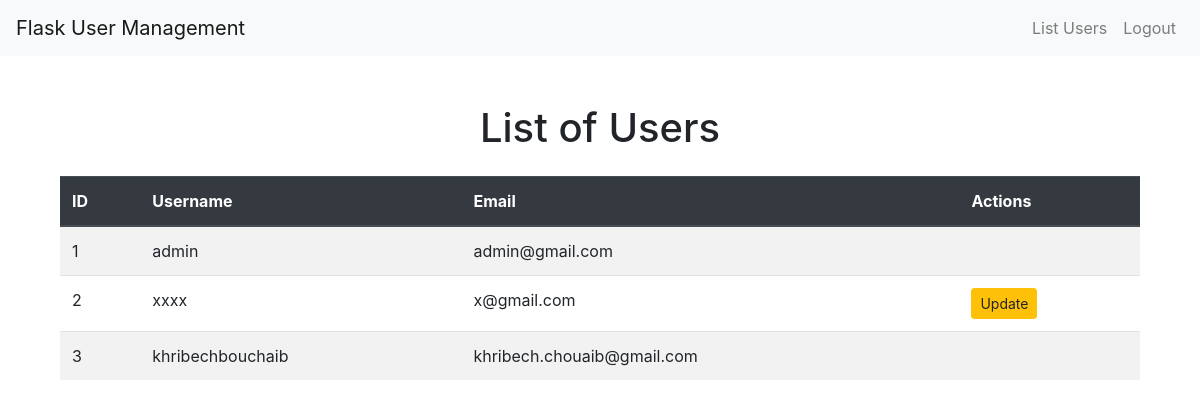
Page /list_users (signed in) on the earlier database version.
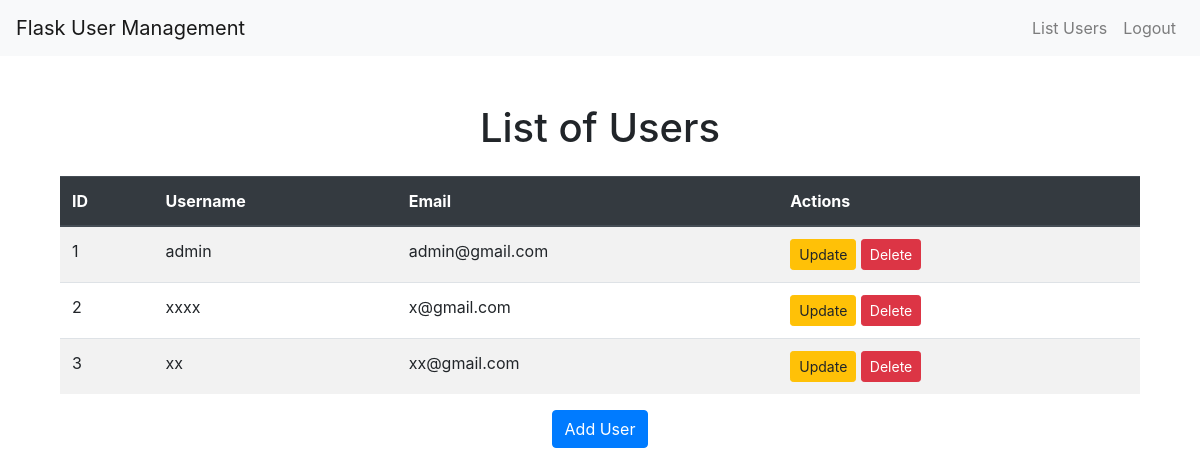
Same page on the later database version.
### app/models.py (models this page shows, shortened)
class User(db.Model, UserMixin):
    id = db.Column(db.Integer, primary_key=True)
    username = db.Column(db.String(100), unique=True, nullable=False)
    email = db.Column(db.String(120), unique=True, nullable=False)
    password = db.Column(db.String(200), nullable=False)
    role = db.Column(db.String(10), nullable=False, default='user')  # 'user' or 'admin'

### app/routes.py (the view)
@app.route('/list_users')
@login_required
def list_users():
    users = User.query.all()
    return render_template('list_users.html', users=users)

### app/__init__.py (called while the page is built)
@login_manager.user_loader
def load_user(user_id):
    return User.query.get(int(user_id))

### app/templates/list_users.html
{% extends 'base.html' %}
{% block content %}
<div class="container mt-5">
    <h1 class="text-center">List of Users</h1>
    <table class="table table-striped mt-4">
        <thead class="thead-dark">
            <tr>
                <th>ID</th>
                <th>Username</th>
                <th>Email</th>
                <th>Actions</th>
            </tr>
        </thead>
        <tbody>
            {% for user in users %}
            <tr>
                <td>{{ user.id }}</td>
                <td>{{ user.username }}</td>
                <td>{{ user.email }}</td>
                <td>
                    {% if current_user.role == 'admin' or current_user.id == user.id %}
                    <a href="{{ url_for('update_user', id=user.id) }}" class="btn btn-warning btn-sm">Update</a>
                    {% if current_user.role == 'admin' %}
                    <form action="{{ url_for('delete_user', id=user.id) }}" method="POST" style="display:inline;">
                        <button type="submit" class="btn btn-danger btn-sm">Delete</button>
                    </form>
                    {% endif %}
                    {% endif %}
                </td>
            </tr>
            {% else %}
            <tr>
                <td colspan="4" class="text-center">No users found</td>
            </tr>
            {% endfor %}
        </tbody>
    </table>
    {% if current_user.role == 'admin' %}
    <div class="text-center">
        <a href="{{ url_for('add_user') }}" class="btn btn-primary">Add User</a>
    </div>
    {% endif %}
</div>
{% endblock %}

### app/templates/base.html (shortened to what this page needs)
<!DOCTYPE html>
<html lang="en">
<head>
    <link href="https://stackpath.bootstrapcdn.com/bootstrap/4.5.2/css/bootstrap.min.css" rel="stylesheet">
</head>
<body>
    <nav class="navbar navbar-expand-lg navbar-light bg-light">
        <a class="navbar-brand" href="#">Flask User Management</a>
        <div class="collapse navbar-collapse">
            <ul class="navbar-nav ml-auto">
                {% if current_user.is_authenticated %}
                <li class="nav-item">
                    <a class="nav-link" href="{{ url_for('list_users') }}">List Users</a>
                </li>
                <li class="nav-item">
                    <a class="nav-link" href="{{ url_for('logout') }}">Logout</a>
                </li>
                {% else %}
                <li class="nav-item">
                    <a class="nav-link" href="{{ url_for('login') }}">Login</a>
                </li>
                {% endif %}
            </ul>
        </div>
    </nav>
    <div class="container mt-5">
        {% block content %}{% endblock %}
    </div>
</body>
</html>

Differences in the rows shown:
shown differently, row unchanged: User "admin": now shows "Update Delete"
changed User "xxxx": now shows "Delete"
changed User id 3: username "khribechbouchaib" → "xx"; email "khribech.chouaib@gmail.com" → "xx@gmail.com"; now shows "Update Delete"
Other differences:
text now shown: "Add User"
